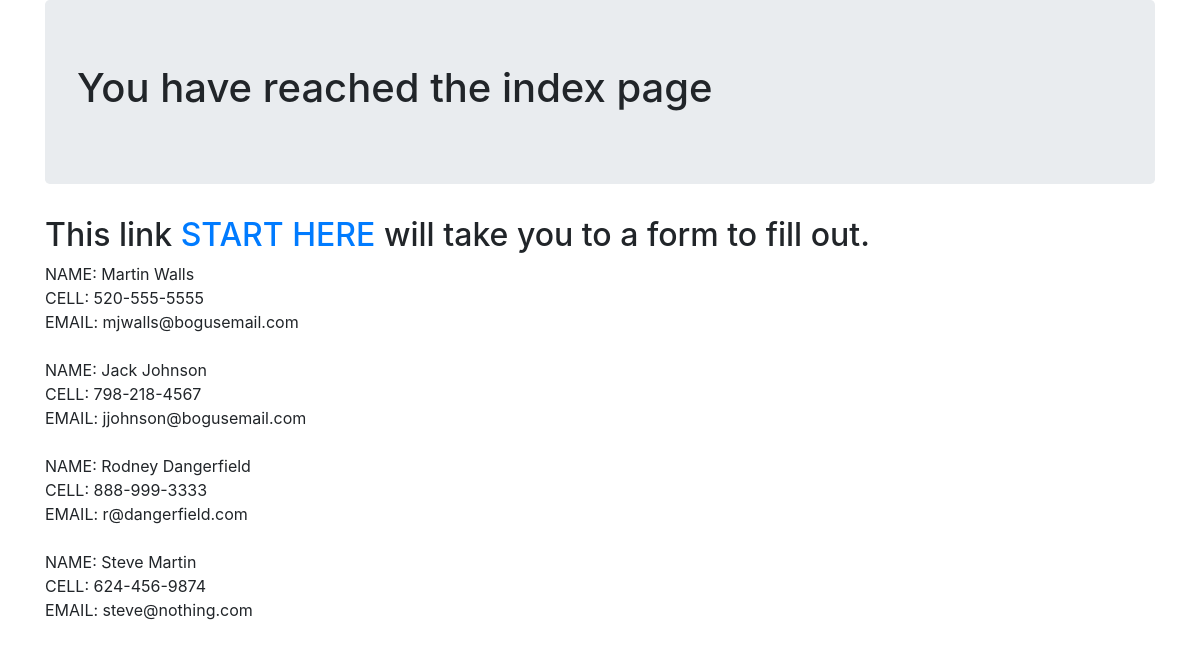
The page / on the database its author committed.
### first_app/models.py (models this page shows, shortened)
class PrimaryInfo(models.Model):
	name = models.CharField(max_length=256)
	email = models.EmailField()
	cell_phone = models.CharField(max_length=25)

### first_app/views.py (the view)
# urls.py: path('', views.index, name='index'),
def index(request):
	form = PrimaryInfo
	return render(request, 'first_app/index.html', {'form':PrimaryInfo.objects.all})

### templates/first_app/index.html (shortened to what this page needs)
<!DOCTYPE html>
<html>
<head>
	<link href="https://stackpath.bootstrapcdn.com/bootstrap/4.3.1/css/bootstrap.min.css" rel="stylesheet">
</head>
<body>
	<div class="container">
		<div class="jumbotron">
	<h1>You have reached the index page</h1></div>
	<h2>This link <a href="http://127.0.0.1:8000/intake/">START HERE</a> will take you to a form to fill out.</h2>
	<p>
		{% for item in form %}
		NAME: {{ item.name }}<br>
		CELL: {{ item.cell_phone}}<br>
		EMAIL: {{ item.email }}<br><br>
		{% endfor %}
	</p>
	</div>
</body>
</html>

### rows shown on the page
PrimaryInfo: name "Martin Walls", cell_phone "520-555-5555", email "mjwalls@bogusemail.com"
PrimaryInfo: name "Jack Johnson", cell_phone "798-218-4567", email "jjohnson@bogusemail.com"
PrimaryInfo: name "Rodney Dangerfield", cell_phone "888-999-3333", email "r@dangerfield.com"
PrimaryInfo: name "Steve Martin", cell_phone "624-456-9874", email "steve@nothing.com"
